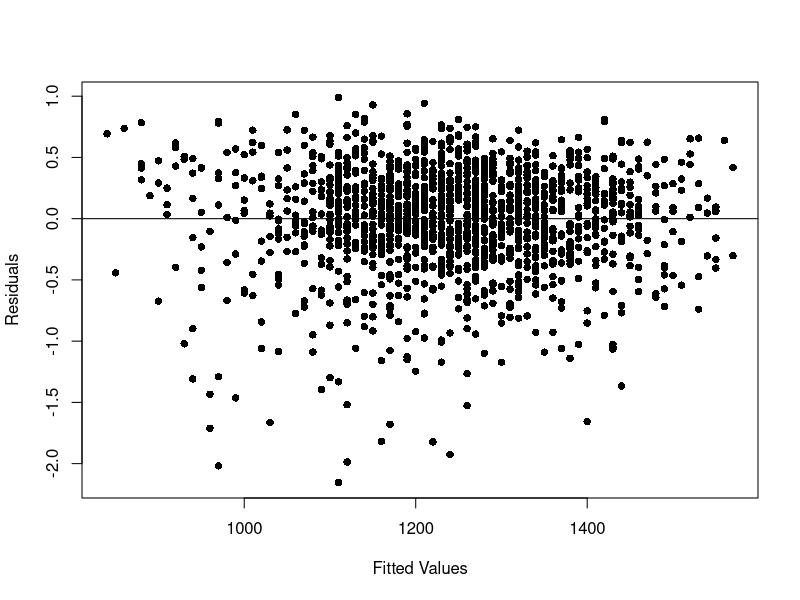
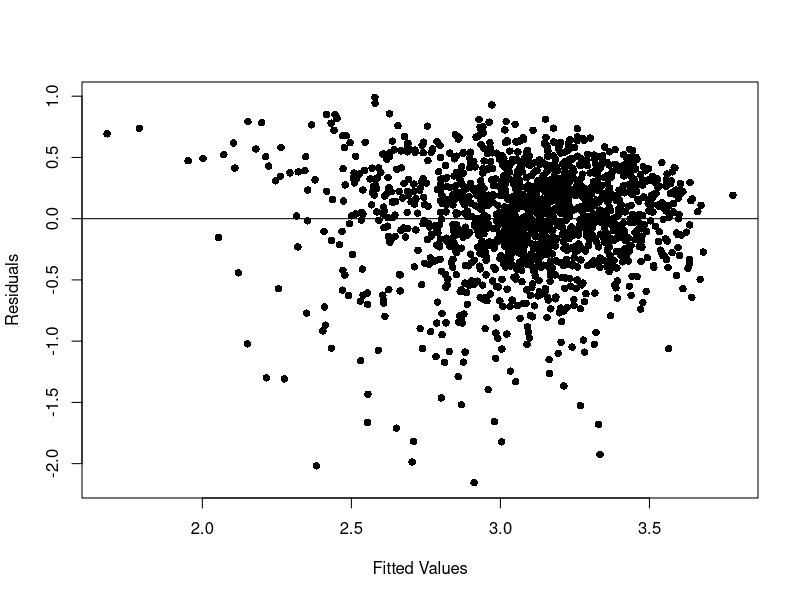

The R script that drew these images, in order:
GPAAdmissions <- read.csv("Recitations/Recitation 11/GPAAdmissions.csv")
#Make a categorical variable
NewEduParent1 = as.factor(GPAAdmissions$Edu_Parent1)

#Make High School Graduate the baseline category
NewEduParent1 = relevel(NewEduParent1, "3")

#Make a categorical variable
NewEduParent2 = as.factor(GPAAdmissions$Edu_Parent2)

#Make High School Graduate the baseline category
NewEduParent2 = relevel(NewEduParent2, "3")

mylm1 = lm(College_GPA ~ NewEduParent1 + NewEduParent2 +  College, data = GPAAdmissions)
summary(mylm1)
#Adjusted R-squared:  0.06721

mylm2 = lm(College_GPA ~ NewEduParent1 + NewEduParent2 + SAT.ACT + College, data = GPAAdmissions)
summary(mylm2)
#Adjusted R-squared:  0.1688

mylm3 = lm(College_GPA ~ NewEduParent1 + NewEduParent2 + HSGPA + SAT.ACT + College, data = GPAAdmissions)
summary(mylm3)
#Adjusted R-squared:  0.3181

mylm4 = lm(College_GPA ~ NewEduParent1 + NewEduParent2 + HSGPA + SAT.ACT + I(SAT.ACT^2)+ College, data = GPAAdmissions)
summary(mylm4)
#Adjusted R-squared:  0.3187

mylm5 = lm(College_GPA ~ NewEduParent1 + HSGPA + SAT.ACT + College, data = GPAAdmissions)
summary(mylm5)
#Adjusted R-squared: 0.3154

plot(GPAAdmissions$SAT.ACT, mylm4$residuals, pch = 16, xlab = "Fitted Values", ylab = "Residuals")
abline(0,0)

plot(mylm4$fitted.values, mylm4$residuals, pch = 16, xlab = "Fitted Values", ylab = "Residuals")
abline(0,0)
